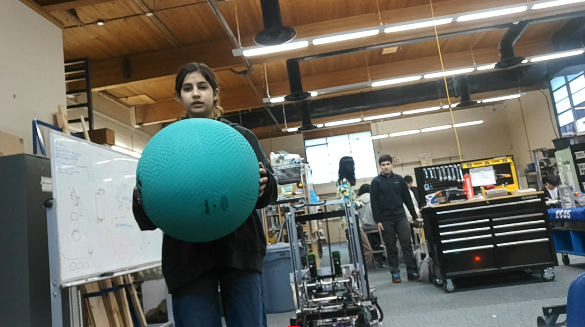
#> input picture opencv/images/AlgaeDetection-5.png, 585 x 327 px, given in place of the camera
$ python HoughCircleAlgae.py
#> lines starting #> are read from the running program, lines starting #| are printed output that depends on the picture; after the words box and inside, x2 and y2 are one past the last pixel; in counts of white or black regions, pixels touching at a corner belong together
import cv2
import numpy as np

# detection for webcam

# TODO: merge ColorFilteringAlgae.py with HoughCircleAlgae.py

cam = cv2.VideoCapture(0)

while True:
    ret, frame = cam.read()
#> frame is the input picture: shape (327, 585, 3); mean B, G, R 98.9, 107.2, 105.7
    raw = frame

    # The black region in the mask has the value of 0,
    # so when multiplied with original image removes all non-blue regions
    result = cv2.bitwise_and(frame, frame)

    gray = cv2.cvtColor(result, cv2.COLOR_BGR2GRAY)
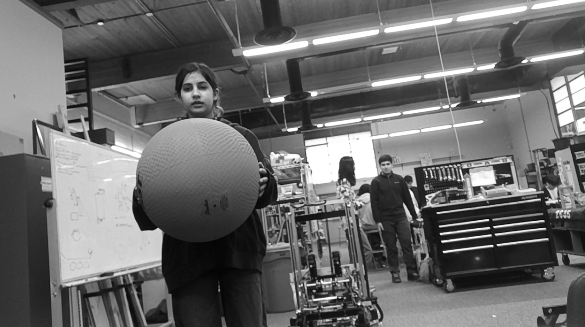
#> gray: shape (327, 585); min 3, max 255, mean 105.8
    #mask = cv2.inRange(hsv, lower_blue, upper_blue)

    gray_blurred = cv2.blur(gray, (3, 3))
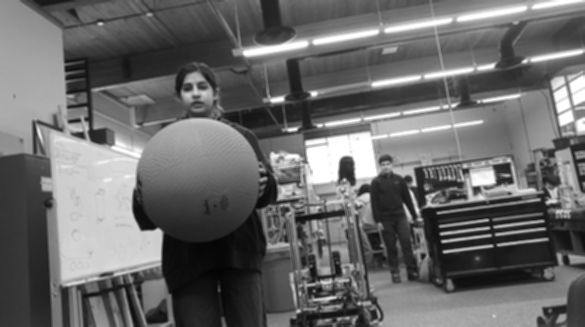
#> gray_blurred: shape (327, 585); min 4, max 255, mean 105.8

# Apply Hough transform on the blurred image.
    detected_circles = cv2.HoughCircles(gray_blurred,
                    cv2.HOUGH_GRADIENT, 1, 400, param1 = 90,
                param2 = 60, minRadius = 20, maxRadius = 200)
#> detected_circles = [[446.5, 126.5, 125.6]]

    # Draw circles that are detected.
    if detected_circles is not None:
        # Convert the circle parameters a, b and r to integers.
        detected_circles = np.uint16(np.around(detected_circles))
#> detected_circles = [[446, 126, 126]]

        for pt in detected_circles[0, :]:
            a, b, r = pt[0], pt[1], pt[2]

            # Draw the circumference of the circle.
            cv2.circle(frame, (a, b), r, (0, 255, 0), 2)

            # Draw a small circle (of radius 1) to show the center.
            cv2.circle(frame, (a, b), 1, (0, 0, 255), 3)
#> this loop made 1 pass
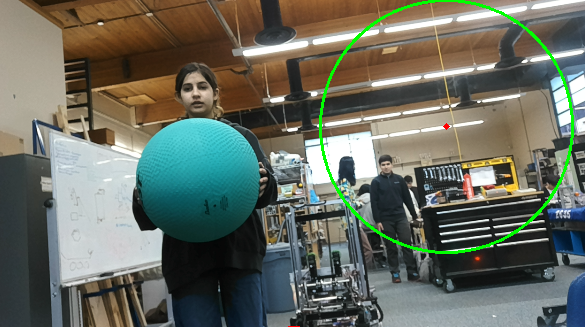
#> frame: shape (327, 585, 3); 1.26% of pixels changed, all inside (x1, y1, x2, y2) = (319, 0, 574, 254)

            #cv2.imshow("Mask", mask)
    cv2.imshow("Detected Circle", frame)
    #cv2.imshow("Raw Camera Feed", raw)
    if cv2.waitKey(1) == ord("q"):
#> (key q is pressed here)
        break

cv2.destroyAllWindows()
cam.release()
